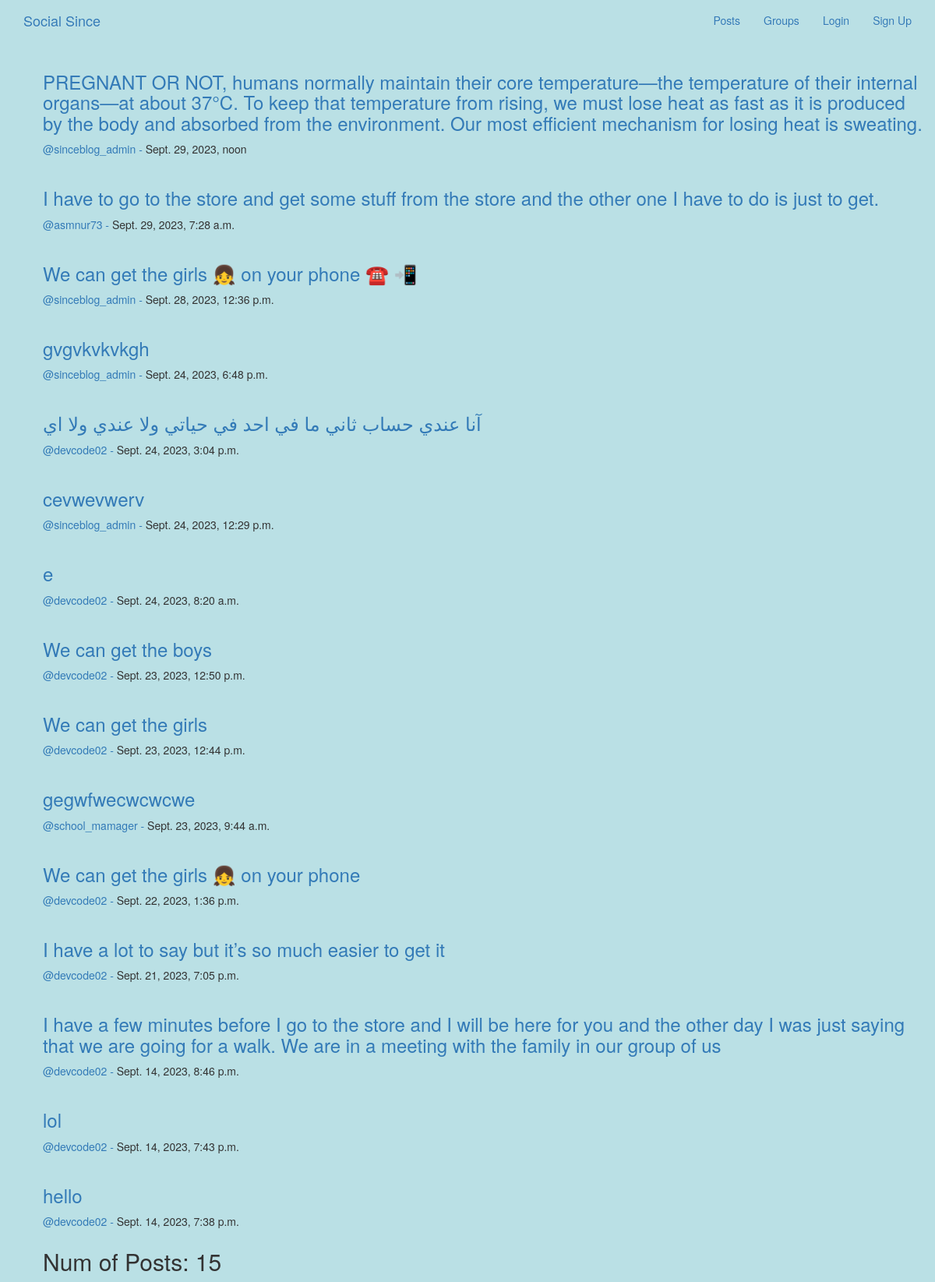
/posts/archive/, run on the app's committed database.
### posts/models.py (models this page shows, shortened)
class Post(models.Model):
    user = models.ForeignKey(User, related_name='posts', verbose_name="Post Writer", on_delete=models.CASCADE)
    created_at = models.DateTimeField(auto_now=True)
    message = models.TextField()
    message_html = models.TextField(editable=False)
    community = models.ForeignKey(Community, related_name='posts',
                                  null=True, blank=True,
                                  verbose_name="post in community", on_delete=models.CASCADE)
    class Meta:
        verbose_name = "Post"
        verbose_name_plural = "Posts"
        ordering = ['-created_at']         # ordered DSAC
        unique_together = ('user', 'message')         # every message is uniquely linked to user

### posts/templates/posts/post_archive.html (shortened to what this page needs)
{% extends "posts/post_base.html" %}
{% load bootstrap5 %}
{% block post_post%}
    <ul>
        {% for post in latest %}
            {% include 'posts/_post.html' %}
        {% endfor %}
        <h2> Num of Posts: {{latest.count}} </h2>
    </ul>
{%endblock%}

### posts/templates/posts/_post.html (shortened to what this page needs)
<div class="post media">
  <div class="media-body">
    <h3><a href="{% url 'posts:post_detali' post.user.username post.pk %}"> {{ post.message_html|safe}}</h3></a>
    <div class="media-body">
      <p class="media-heading">
        <span class="username">
          <a href="{% url 'posts:for_user' post.user.username %}">@{{post.user.username}} - </a>
        </span>
        <time class="time">{{post.created_at}}</time>
      </p>
    </div>
  </div>
</div>

### static/css/master.css (style rules this page uses)
html, body { height: 100%; width: 100%; overflow: hidden; background: #bae0e5; margin: 0; }

### data on the page
Post: message_html "PREGNANT OR NOT, humans normally maintain their core temperature—the temperature of their internal organs—at about 37°C. To keep that temperature from rising, we must lose heat as fast as it is produced by the body and absorbed from the environment. Our most efficient mechanism for losing heat is sweating.", user.username "sinceblog_admin", created_at "Sept. 29, 2023, noon"
Post: message_html "I have to go to the store and get some stuff from the store and the other one I have to do is just to get.", user.username "asmnur73", created_at "Sept. 29, 2023, 7:28 a.m."
Post: message_html "We can get the girls 👧 on your phone ☎️ 📲", user.username "sinceblog_admin", created_at "Sept. 28, 2023, 12:36 p.m."
Post: message_html "gvgvkvkvkgh", user.username "sinceblog_admin", created_at "Sept. 24, 2023, 6:48 p.m."
Post: message_html "آنا عندي حساب ثاني ما في احد في حياتي ولا عندي ولا اي", user.username "devcode02", created_at "Sept. 24, 2023, 3:04 p.m."
Post: message_html "cevwevwerv", user.username "sinceblog_admin", created_at "Sept. 24, 2023, 12:29 p.m."
Post: message_html "e", user.username "devcode02", created_at "Sept. 24, 2023, 8:20 a.m."
Post: message_html "We can get the boys", user.username "devcode02", created_at "Sept. 23, 2023, 12:50 p.m."
Post: message_html "We can get the girls", user.username "devcode02", created_at "Sept. 23, 2023, 12:44 p.m."
Post: message_html "gegwfwecwcwcwe", user.username "school_mamager", created_at "Sept. 23, 2023, 9:44 a.m."
Post: message_html "We can get the girls 👧 on your phone", user.username "devcode02", created_at "Sept. 22, 2023, 1:36 p.m."
Post: message_html "I have a lot to say but it’s so much easier to get it", user.username "devcode02", created_at "Sept. 21, 2023, 7:05 p.m."
Post: message_html "I have a few minutes before I go to the store and I will be here for you and the other day I was just saying that we are going for a walk. We are in a meeting with the family in our group of us", user.username "devcode02", created_at "Sept. 14, 2023, 8:46 p.m."
Post: message_html "lol", user.username "devcode02", created_at "Sept. 14, 2023, 7:43 p.m."
Post: message_html "hello", user.username "devcode02", created_at "Sept. 14, 2023, 7:38 p.m."

### other printed values
{{ latest.count }} "15"
